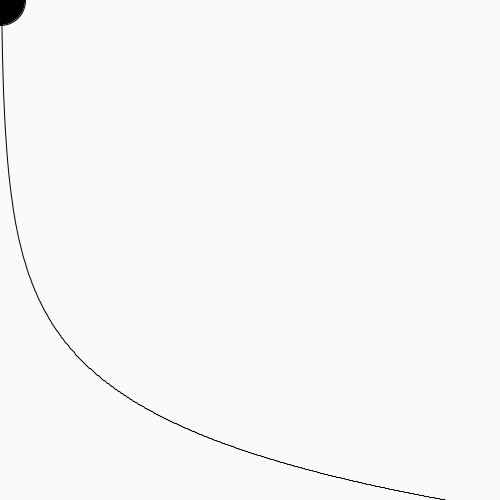
Frame 1 (no input)
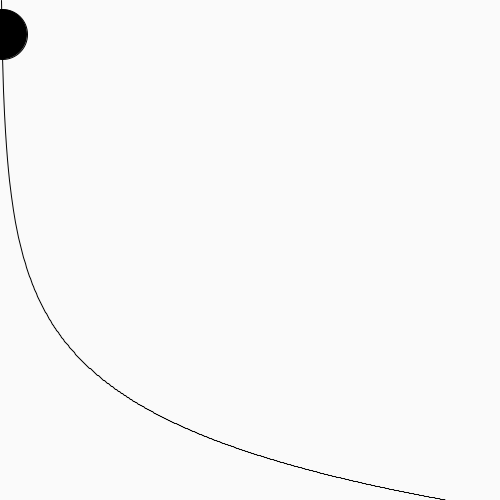
Frame 60 (the mouse pressed at the canvas centre just before this capture)
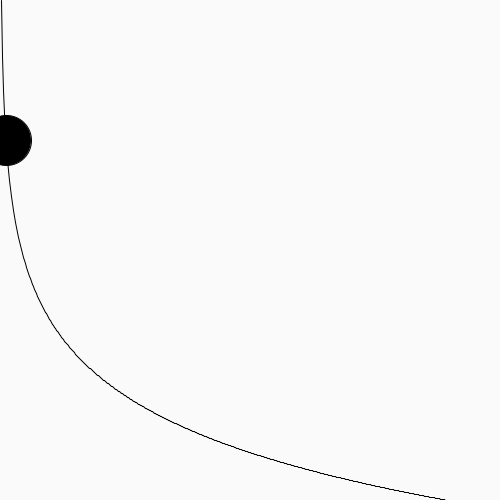
Frame 120 (the mouse held since frame 60 and released just before this capture)

The Processing sketch that drew these frames (run headless with seeded random() and noise(); from frame 60 on, the mouse is pressed at the canvas centre):

// Processing sketch: accParticule
// ── accParticule.pde
//-0.04 (x-400)^(2)+500

int x=0;
float posY=0;
float v=0;
float acc=.02;

void setup(){
  size(500,500);
}

void draw(){
  background(250);
  for(int j=0;j<width;j++){
    line(j,f(j),j+1,f(j+1));
  }
 
  fill(0);
  ellipse(x,posY,50,50);
  posY+=v;
  v+=acc;
  
  while(posY>f(x)){
    x++;
  }
  println(x);
  if(x>width){
    x=1;
    posY=0;
  }
}

float f(float x){
  x=82*log(x);
  return(x);
}
